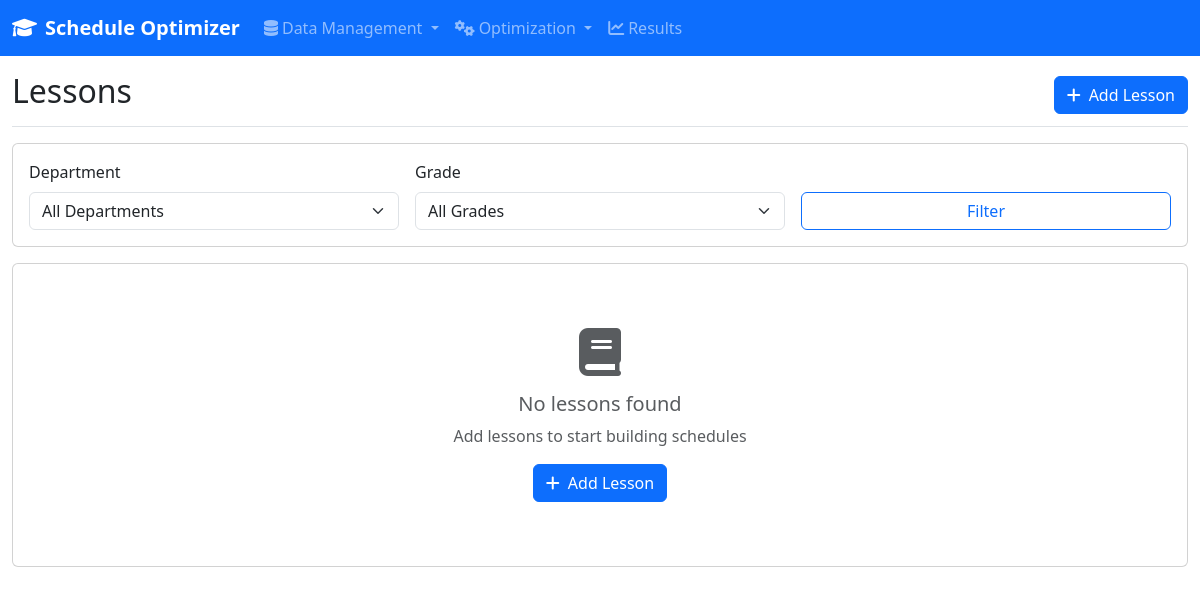
The app's page /data/lessons, older data.
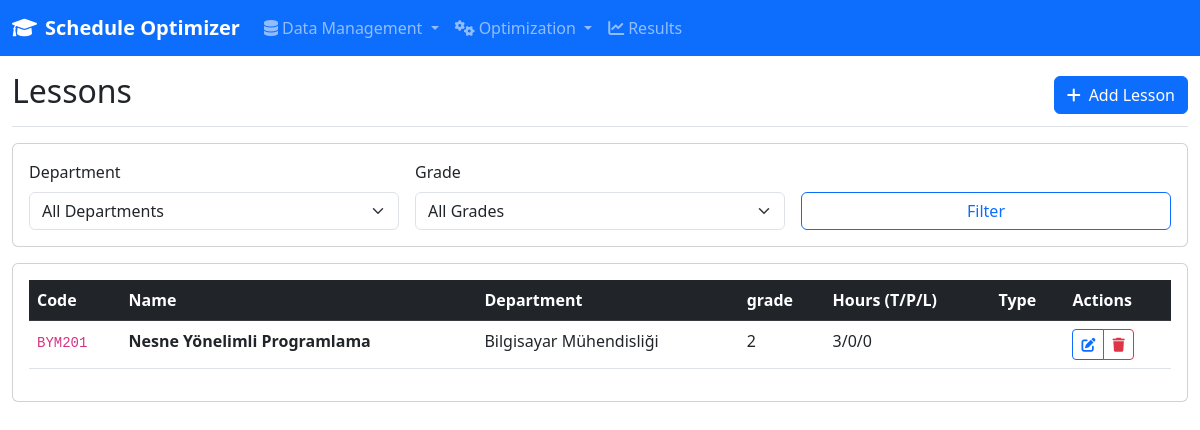
The same page, newer data.
### models/database.py (models this page shows, shortened)
class Lesson(db.Model):
    __tablename__ = 'lessons'
    id = db.Column(db.Integer, primary_key=True)
    name = db.Column(db.String(200), nullable=False)
    code = db.Column(db.String(50), nullable=False)
    department_id = db.Column(db.Integer, db.ForeignKey('departments.id'), nullable=False)
    grade = db.Column(db.Integer, nullable=False)
    semester = db.Column(db.Integer, nullable=False, default=1)  # 1=Güz, 2=Bahar
    theory_hours = db.Column(db.Integer, nullable=False, default=0)
    practice_hours = db.Column(db.Integer, nullable=False, default=0)
    lab_hours = db.Column(db.Integer, nullable=False, default=0)
    akts = db.Column(db.Integer, nullable=False, default=0)  # AKTS kredisi
    local_credit = db.Column(db.Float, nullable=False, default=0)  # Yerel kredi
    student_capacity = db.Column(db.Integer, nullable=False, default=40)
    min_capacity = db.Column(db.Integer, nullable=False, default=5)  # Minimum açılacak öğrenci sayısı
    is_online = db.Column(db.Boolean, nullable=False, default=False)
    requires_lab = db.Column(db.Boolean, nullable=False, default=False)
    requires_computer = db.Column(db.Boolean, nullable=False, default=False)
    requires_projector = db.Column(db.Boolean, nullable=False, default=True)
    is_elective = db.Column(db.Boolean, nullable=False, default=False)  # Seçmeli ders mi?
    prerequisite_ids = db.Column(JSON, nullable=True)  # Önkoşul ders ID'leri
    language = db.Column(db.String(20), nullable=False, default='Turkish')  # Ders dili
    exam_type = db.Column(db.String(50), nullable=True)  # Final, Vize+Final, Proje vb.
    is_active = db.Column(db.Boolean, nullable=False, default=True)
    created_at = db.Column(db.DateTime, default=datetime.utcnow)
    updated_at = db.Column(db.DateTime, default=datetime.utcnow, onupdate=datetime.utcnow)

class Department(db.Model):
    __tablename__ = 'departments'
    id = db.Column(db.Integer, primary_key=True)
    name = db.Column(db.String(200), nullable=False, unique=True)
    code = db.Column(db.String(10), nullable=False, unique=True)  # Bölüm kodu (CS, EE, etc.)
    num_grades = db.Column(db.Integer, nullable=False)
    head_of_department = db.Column(db.String(200), nullable=True)  # Bölüm başkanı
    building = db.Column(db.String(100), nullable=True)  # Ana bina
    floor = db.Column(db.Integer, nullable=True)  # Ana kat
    phone = db.Column(db.String(20), nullable=True)
    email = db.Column(db.String(200), nullable=True)
    is_active = db.Column(db.Boolean, default=True)
    created_at = db.Column(db.DateTime, default=datetime.utcnow)
    updated_at = db.Column(db.DateTime, default=datetime.utcnow, onupdate=datetime.utcnow)
    lessons = db.relationship('Lesson', backref='department_ref', lazy=True, cascade='all, delete-orphan')
    instructors = db.relationship('Instructor', backref='department_ref', lazy=True, cascade='all, delete-orphan')

### routes/data_entry.py (the view)
@data_entry_bp.route('/lessons')
def lessons():
    dept_id = request.args.get('department_id', type=int)
    grade = request.args.get('grade', type=int)
    semester = request.args.get('semester', type=int)
    query = Lesson.query
    if dept_id:
        query = query.filter_by(department_id=dept_id)
    if grade:
        query = query.filter_by(grade=grade)
    if semester:
        query = query.filter_by(semester=semester)
    lessons = query.order_by(Lesson.department_id, Lesson.grade, Lesson.semester, Lesson.name).all()
    departments = Department.query.order_by(Department.name).all()
    return render_template('data_entry/lessons.html',
                         lessons=lessons,
                         departments=departments,
                         selected_dept=dept_id,
                         selected_grade=grade,
                         selected_semester=semester)

### templates/data_entry/lessons.html (shortened to what this page needs)
{% extends "base.html" %}
{% block content %}
<div class="col-12">
    <div class="d-flex justify-content-between flex-wrap flex-md-nowrap align-items-center pt-3 pb-2 mb-3 border-bottom">
        <h1 class="h2">Lessons</h1>
        <a href="{{ url_for('data_entry.create_lesson') }}" class="btn btn-primary">
            <i class="fas fa-plus me-2"></i>Add Lesson
        </a>
    </div>
    <div class="card mb-3">
        <div class="card-body">
            <form method="GET" class="row g-3">
                <div class="col-md-4">
                    <label for="department_id" class="form-label">Department</label>
                    <select class="form-select" name="department_id" id="department_id">
                        <option value="">All Departments</option>
                    </select>
                </div>
                <div class="col-md-4">
                    <label for="grade" class="form-label">Grade</label>
                    <select class="form-select" name="grade" id="grade">
                        <option value="">All Grades</option>
                    </select>
                </div>
                <div class="col-md-4">
                    <label class="form-label">&nbsp;</label>
                    <div class="d-grid">
                        <button type="submit" class="btn btn-outline-primary">Filter</button>
                    </div>
                </div>
            </form>
        </div>
    </div>
    <div class="card">
        <div class="card-body">
            {% if lessons %}
                <div class="table-responsive">
                    <table class="table table-hover">
                        <thead class="table-dark">
                            <tr>
                                <th>Code</th>
                                <th>Name</th>
                                <th>Department</th>
                                <th>grade</th>
                                <th>Hours (T/P/L)</th>
                                <th>Type</th>
                                <th>Actions</th>
                            </tr>
                        </thead>
                        <tbody>
                            {% for lesson in lessons %}
                            <tr>
                                <td><code>{{ lesson.code }}</code></td>
                                <td><strong>{{ lesson.name }}</strong></td>
                                <td>{{ lesson.department_ref.name }}</td>
                                <td>{{ lesson.grade }}</td>
                                <td>{{ lesson.theory_hours }}/{{ lesson.practice_hours }}/{{ lesson.lab_hours }}</td>
                                <td>
                                </td>
                                <td>
                                    <div class="btn-group btn-group-sm">
                                        <a href="{{ url_for('data_entry.edit_lesson', lesson_id=lesson.id) }}"
                                           class="btn btn-outline-primary">
                                            <i class="fas fa-edit"></i>
                                        </a>
                                        <button type="button" class="btn btn-outline-danger"
                                                onclick="confirmDelete('{{ lesson.name }}', '{{ url_for('data_entry.delete_lesson', lesson_id=lesson.id) }}')">
                                            <i class="fas fa-trash"></i>
                                        </button>
                                    </div>
                                </td>
                            </tr>
                            {% endfor %}
                        </tbody>
                    </table>
                </div>
            {% else %}
                <div class="text-center py-5">
                    <i class="fas fa-book fa-3x text-muted mb-3"></i>
                    <h5 class="text-muted">No lessons found</h5>
                    <p class="text-muted">Add lessons to start building schedules</p>
                    <a href="{{ url_for('data_entry.create_lesson') }}" class="btn btn-primary">
                        <i class="fas fa-plus me-2"></i>Add Lesson
                    </a>
                </div>
            {% endif %}
        </div>
    </div>
</div>
{% endblock %}

### templates/base.html (shortened to what this page needs)
<!DOCTYPE html>
<html lang="en">
<head>
    <link href="https://cdn.jsdelivr.net/npm/bootstrap@5.3.0/dist/css/bootstrap.min.css" rel="stylesheet">
    <link rel="stylesheet" href="https://cdnjs.cloudflare.com/ajax/libs/font-awesome/6.0.0/css/all.min.css">
</head>
<body>
    <nav class="navbar navbar-expand-lg navbar-dark bg-primary">
        <div class="container-fluid">
            <a class="navbar-brand" href="{{ url_for('index') }}">
                <i class="fas fa-graduation-cap me-2"></i>Schedule Optimizer
            </a>
            <div class="collapse navbar-collapse" id="navbarNav">
                <ul class="navbar-nav me-auto">
                    <li class="nav-item dropdown">
                        <a class="nav-link dropdown-toggle" href="#" id="dataDropdown" role="button" data-bs-toggle="dropdown">
                            <i class="fas fa-database me-1"></i>Data Management
                        </a>
                    </li>
                    <li class="nav-item dropdown">
                        <a class="nav-link dropdown-toggle" href="#" id="optimizeDropdown" role="button" data-bs-toggle="dropdown">
                            <i class="fas fa-cogs me-1"></i>Optimization
                        </a>
                    </li>
                    <li class="nav-item">
                        <a class="nav-link" href="{{ url_for('results.index') }}">
                            <i class="fas fa-chart-line me-1"></i>Results
                        </a>
                    </li>
                </ul>
            </div>
        </div>
    </nav>
    <div class="container-fluid">
        <div class="row">
            {% block content %}{% endblock %}
        </div>
    </div>
</body>
</html>

### templates/base.html (style rules this page uses)
.navbar-brand { font-weight: bold; }

Row changes from the older to the newer data that the page shows:
added Lesson: code "BYM201", name "Nesne Yönelimli Programlama", department_ref.name "Bilgisayar Mühendisliği", grade "2", theory_hours "3", practice_hours "0", lab_hours "0"
Text that changed along with them:
text no longer shown: "No lessons found Add lessons to start building schedules Add Lesson"
text now shown: "Code Name Department grade Hours (T/P/L) Type Actions"
